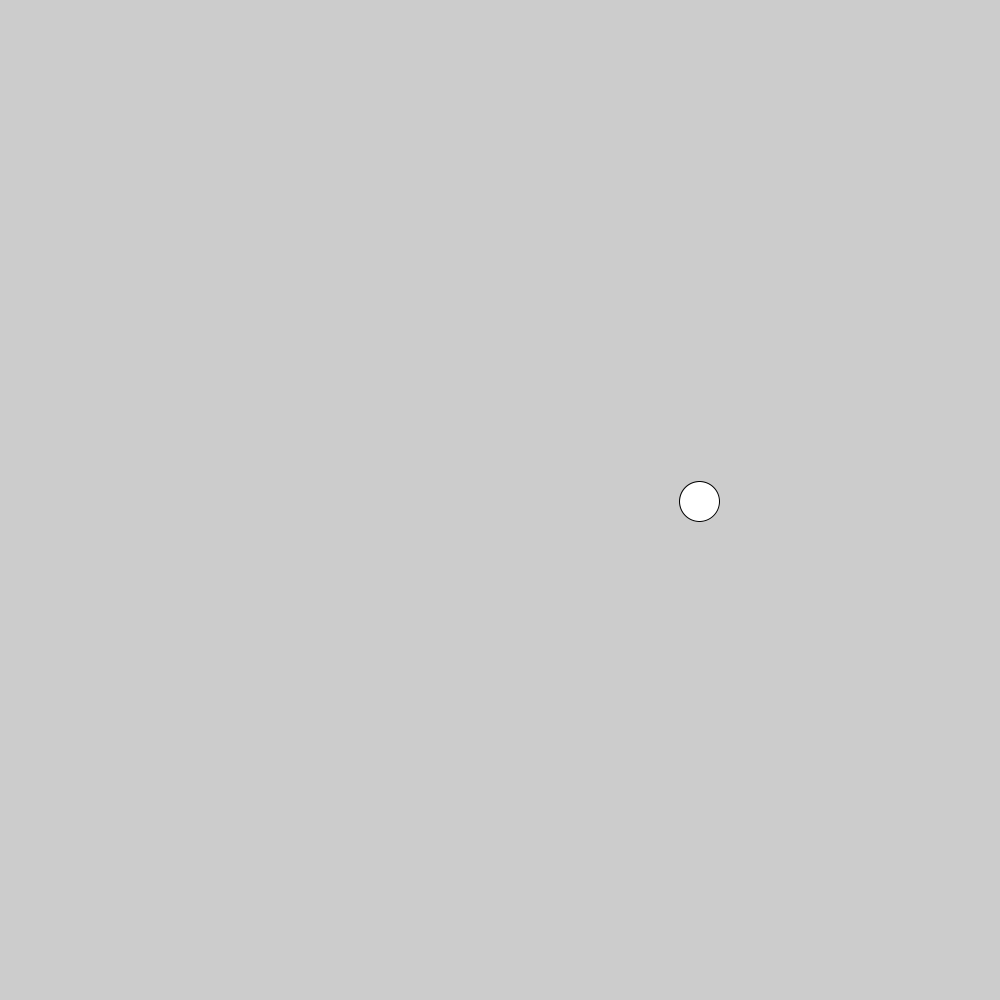
Frame 1 (no input)
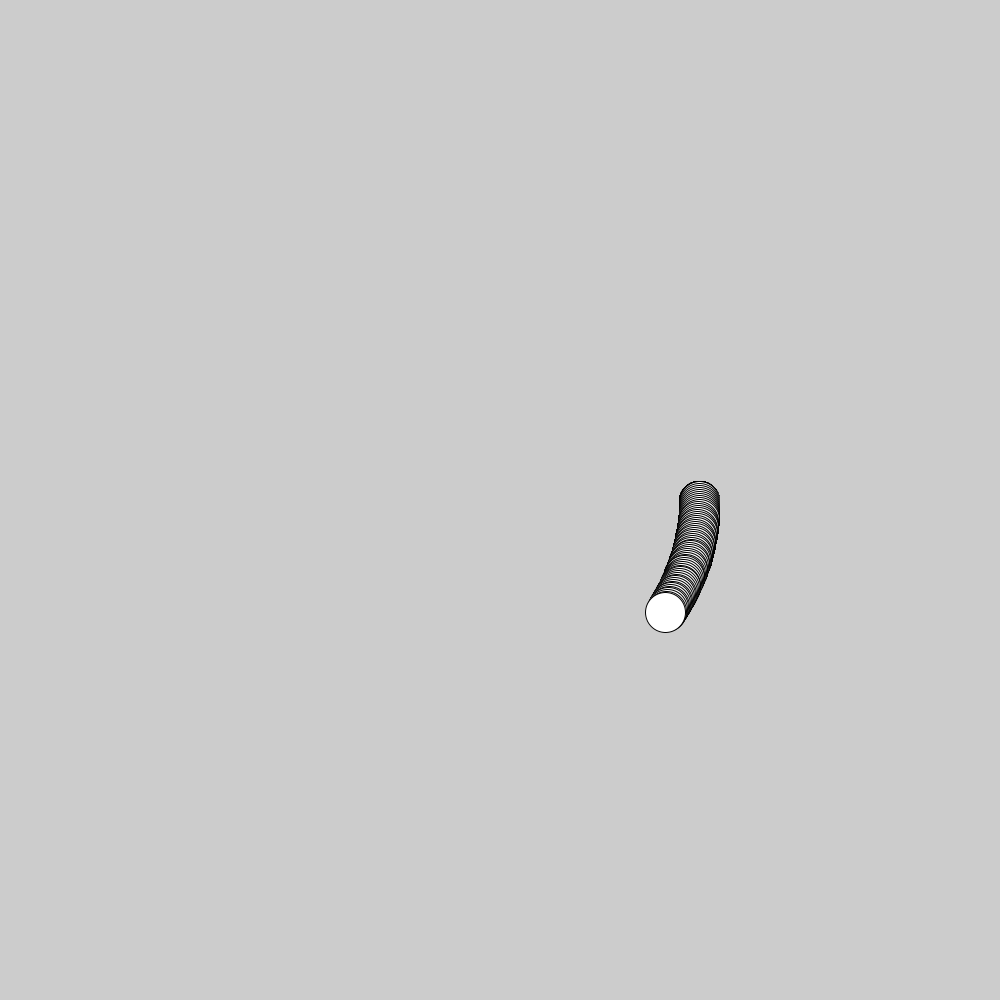
Frame 60 (the mouse pressed at the canvas centre just before this capture)
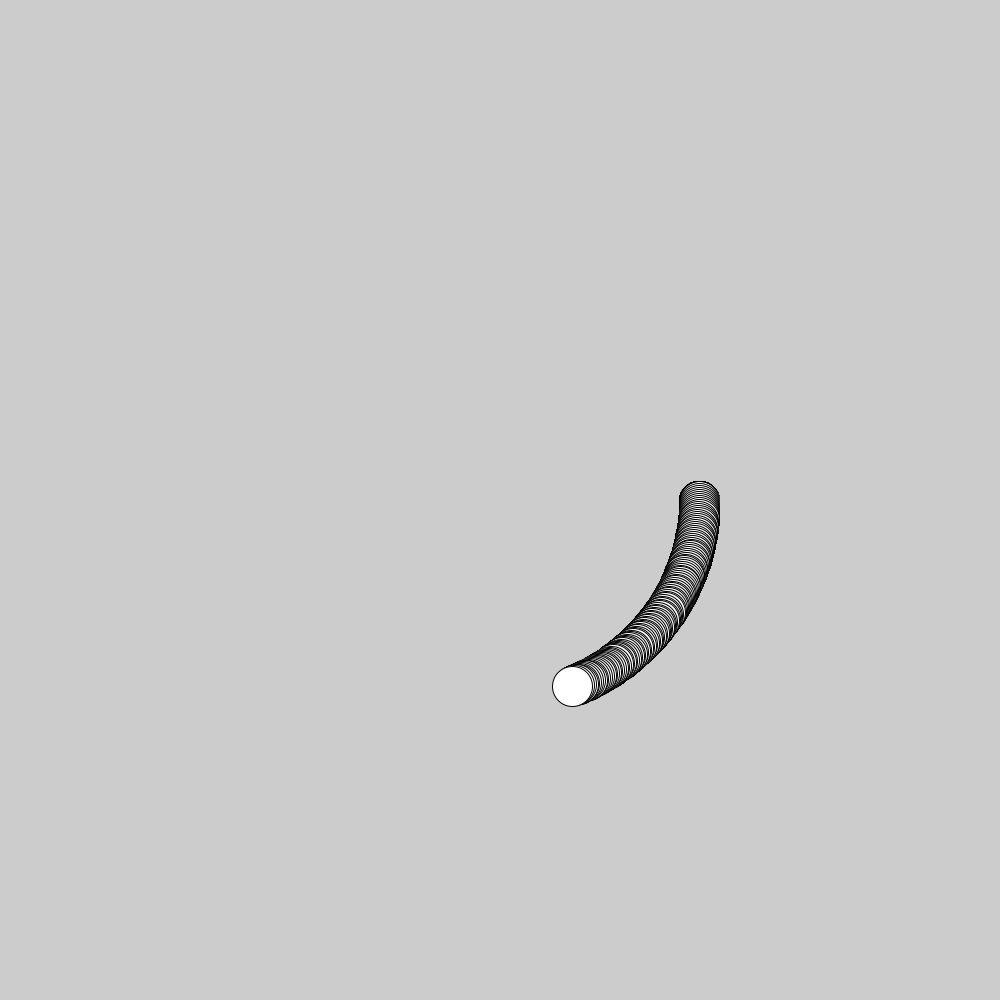
Frame 120 (the mouse held since frame 60 and released just before this capture)

The Processing sketch that drew these frames (run headless with seeded random() and noise(); from frame 60 on, the mouse is pressed at the canvas centre):

// Processing sketch: oficina240719
// ── oficina240719.pde
PGraphics g;
PImage i;
float x,y,a,b,c,xP,yP;

void setup(){
  size(1000,1000);
  g = createGraphics(1000,1000);
  xP = 500;
  yP = 500;
}

void draw(){
  a += .01;
  xP+= random(-.01,.01);
  yP+= random(-.01,.01);
  x = xP + (cos(a)*200);
  y = yP + (sin(a)*200);
  g.beginDraw();
  g.ellipse(x,y, 40,40);
  g.endDraw();
  
  image(g,0,0);
}
